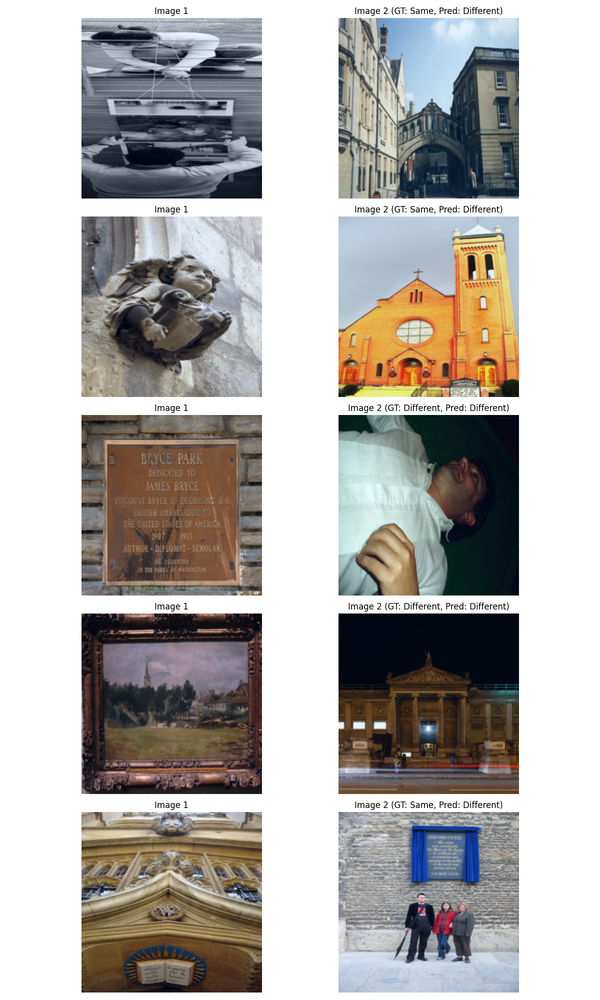
#> input picture assignment2/part2/pair_predictions.png, 600 x 1000 px, shrunk from 1200 x 2000 before the run
$ python -i harris.py   (imports and definitions only)   (older library calls are emulated)
#> lines starting #> are read from the running program, lines starting #| are printed output that depends on the picture; after the words box and inside, x2 and y2 are one past the last pixel; in counts of white or black regions, pixels touching at a corner belong together
import numpy as np
import cv2


class HarrisDetector:
    def __init__(self, k=0.04, window_size=3, threshold=0.01):
        self.k = k
        self.window_size = window_size
        self.threshold = threshold

    def compute_gradients(self, image):
        image = image.astype(np.float32)
        dx = cv2.Sobel(image, cv2.CV_32F, 1, 0, ksize=3)
        dy = cv2.Sobel(image, cv2.CV_32F, 0, 1, ksize=3)
        return dx, dy

    def compute_structure_tensor(self, dx, dy):
        ksize = self.window_size if self.window_size % 2 == 1 else self.window_size + 1
        Ixx = cv2.GaussianBlur(dx * dx, (ksize, ksize), 0)
        Ixy = cv2.GaussianBlur(dx * dy, (ksize, ksize), 0)
        Iyy = cv2.GaussianBlur(dy * dy, (ksize, ksize), 0)
        return Ixx, Ixy, Iyy

    def compute_corner_response(self, Ixx, Ixy, Iyy):
        det = Ixx * Iyy - Ixy ** 2
        trace = Ixx + Iyy
        response = det - self.k * (trace ** 2)
        return response

    def non_max_suppression(self, response, neighborhood_size=3):
        if response.max() > 0:
            response_normalized = response / response.max()
        else:
            response_normalized = response

        above_threshold = response_normalized > self.threshold

        kernel = np.ones((neighborhood_size, neighborhood_size), dtype=np.uint8)
        local_max = cv2.dilate(response_normalized, kernel)
        is_local_max = (response_normalized == local_max)

        result = above_threshold & is_local_max
        return result

    def detect_corners(self, image):
        if len(image.shape) > 2:
            image = cv2.cvtColor(image, cv2.COLOR_BGR2GRAY)
        dx, dy = self.compute_gradients(image)
        Ixx, Ixy, Iyy = self.compute_structure_tensor(dx, dy)
        response = self.compute_corner_response(Ixx, Ixy, Iyy)
        corners = self.non_max_suppression(response)
        return corners, response

    def get_corner_coordinates(self, corners):
        y_coords, x_coords = np.where(corners)
        return [(x, y) for x, y in zip(x_coords, y_coords)]

>>> import cv2
>>> picture = cv2.imread('../../part2/pair_predictions.png')
#> picture is the input picture: shape (1000, 600, 3); mean B, G, R 173.1, 176.1, 179
>>> result = HarrisDetector().detect_corners(picture)
#> in detect_corners, `image = cv2.cvtColor(image, cv2.COLOR_BGR2GRAY)`:
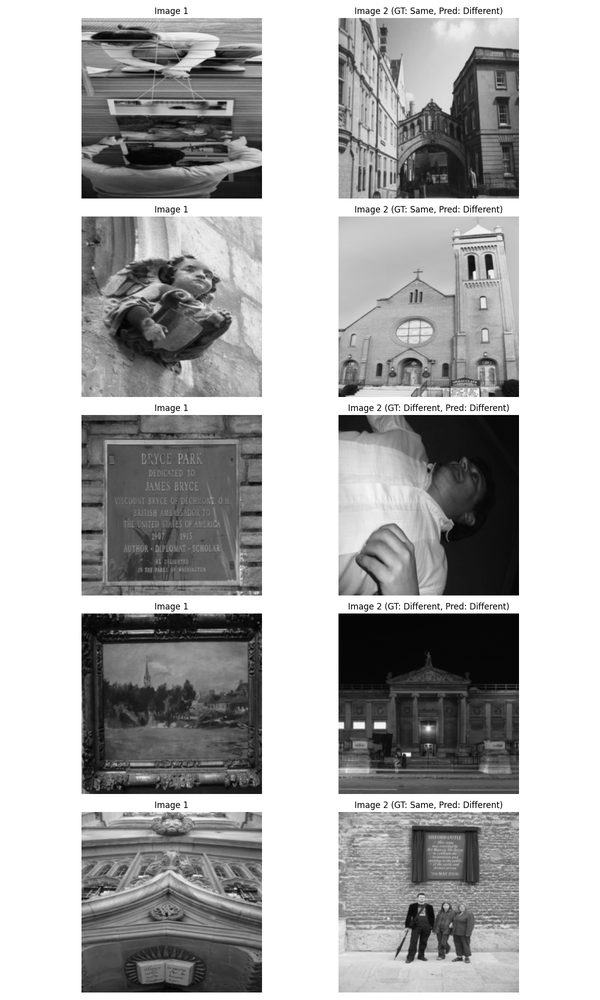
#> image: shape (1000, 600); min 0, max 255, mean 176.6
#> in compute_gradients, `dx = cv2.Sobel(image, cv2.CV_32F, 1, 0, ksize=3)`:
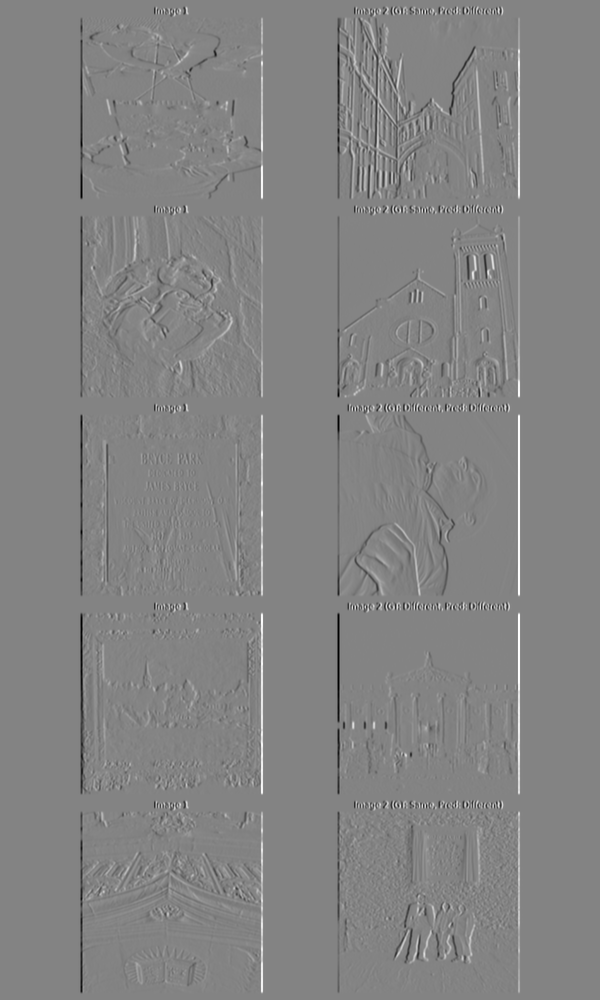
#> dx: shape (1000, 600) float32; min -1020, max 956, mean 0; drawn with min black and max white
#> in compute_structure_tensor, `Ixy = cv2.GaussianBlur(dx * dy, (ksize, ksize), 0)`:
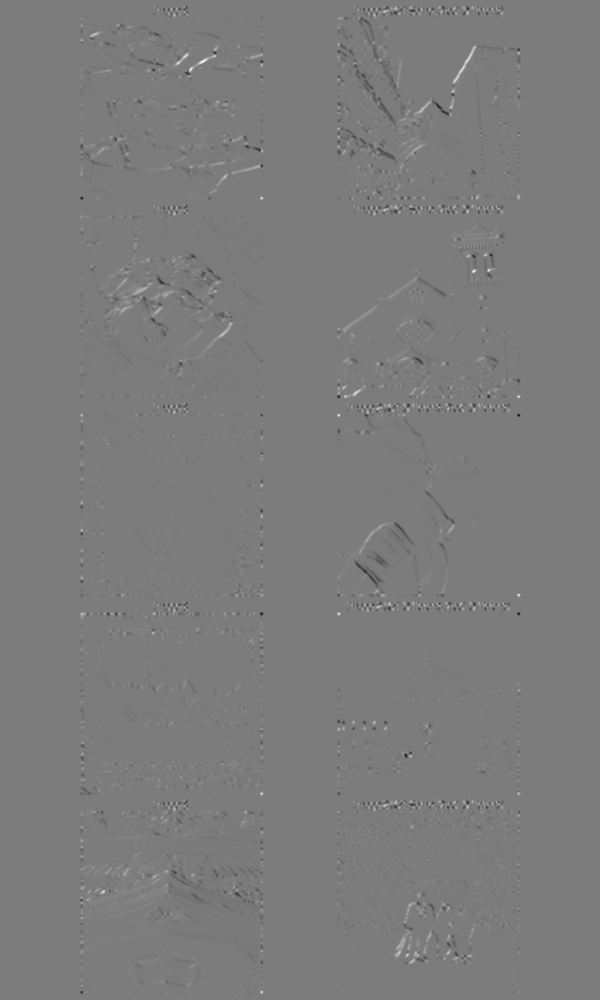
#> Ixy: shape (1000, 600) float32; min -179439.9, max 189091.4, mean -42.1; drawn with min black and max white
#> in compute_corner_response, `trace = Ixx + Iyy`:
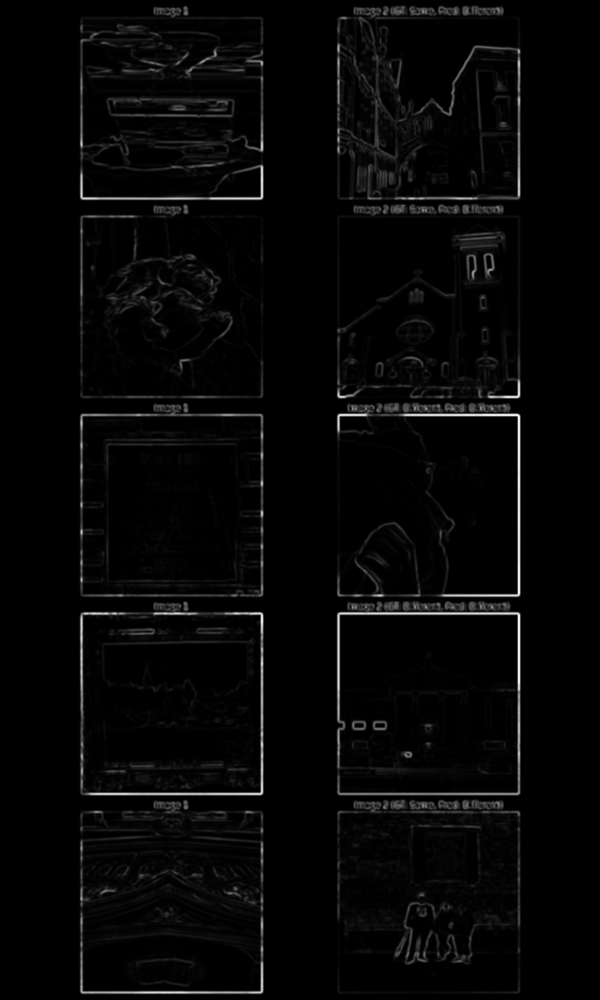
#> trace: shape (1000, 600) float32; min 0, max 719855.5, mean 18529; drawn with min black and max white
#> in compute_corner_response, `response = det - self.k * (trace ** 2)`:
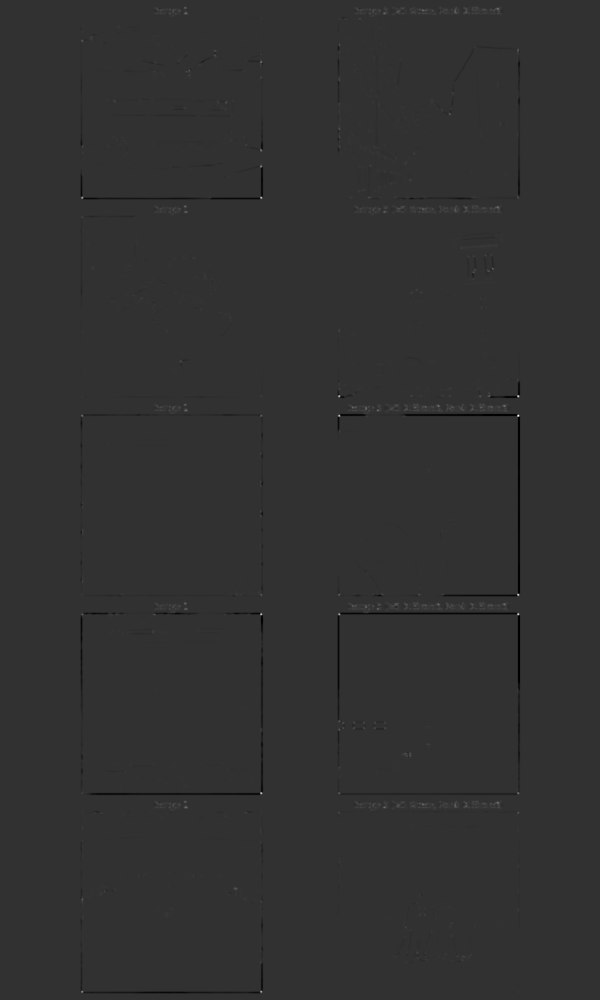
#> response: shape (1000, 600) float32; min -1.85e+10, max 7.66e+10, mean -63060604; drawn with min black and max white
#> in non_max_suppression, `above_threshold = response_normalized > self.threshold`:
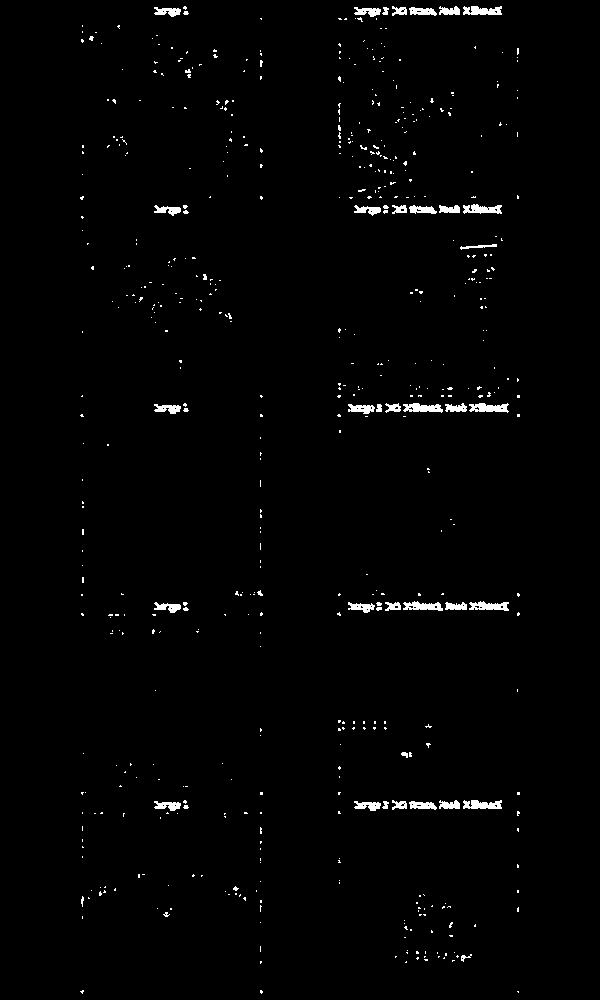
#> above_threshold: shape (1000, 600) bool; 1.3% white; 570 white regions (531 under 20 px), largest, box (x1, y1, x2, y2) and area: (469, 403, 509, 413) 270, (463, 6, 502, 15) 266, (403, 403, 443, 413) 266
#> in non_max_suppression, `is_local_max = (response_normalized == local_max)`:
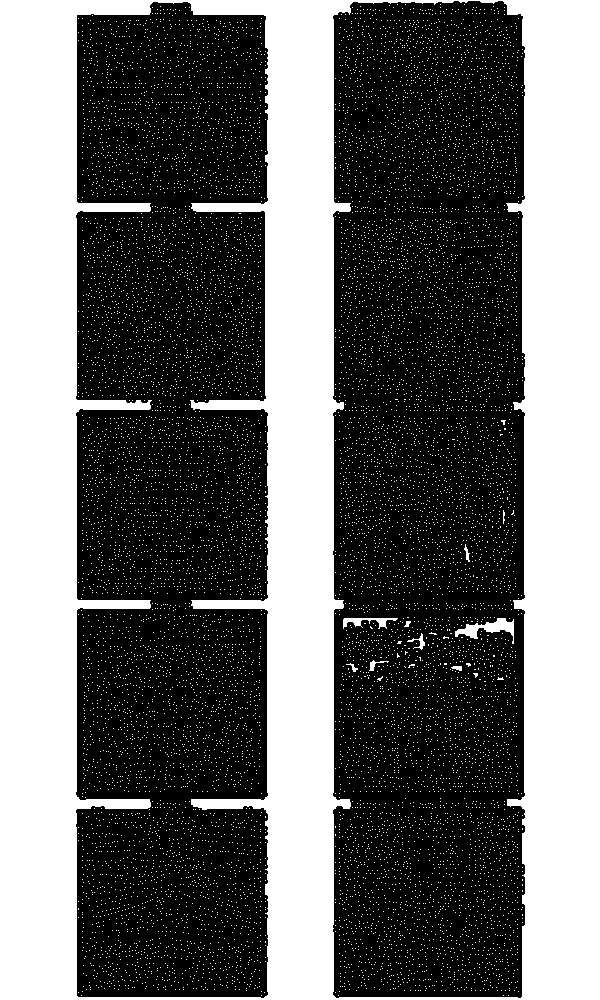
#> is_local_max: shape (1000, 600) bool; 41.1% white; 13777 white regions (13767 under 20 px), largest, box (x1, y1, x2, y2) and area: (0, 0, 600, 1000) 231555, (455, 618, 514, 644) 578, (343, 618, 398, 629) 270
#> in non_max_suppression, `result = above_threshold & is_local_max`: result: shape (1000, 600) bool; 0.17% white in thin lines or dots, all inside (x1, y1, x2, y2) = (82, 7, 519, 992)
